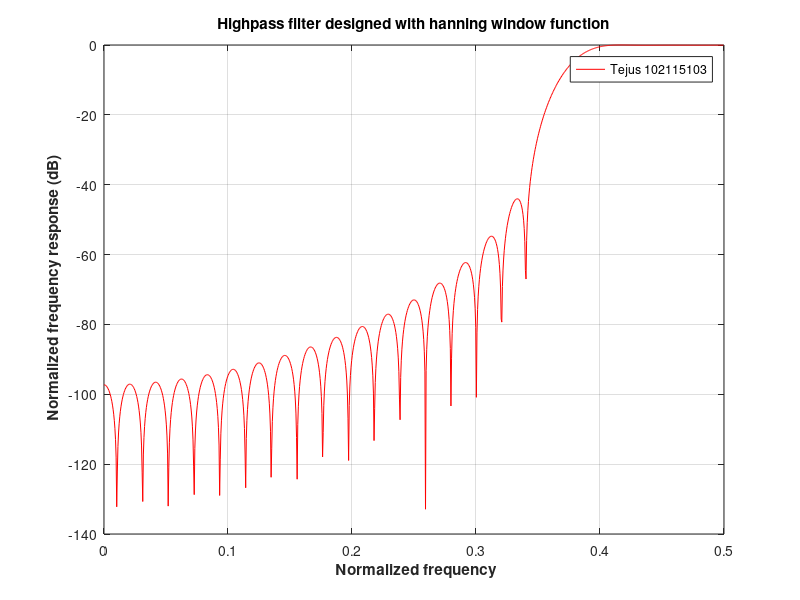

Source code (MATLAB):
clc
clear all
%% hamming window
wp=0.2*pi;
ws=0.3*pi;
wc=(ws+wp)/2;
dw=(ws-wp);
m=49;
n=linspace(0,m-1,m);
hd=zeros(1,length(n));
hd=sin(wc.*((n-(m-1)/2)))./((pi.*(n-((m-1)/2))));
hd(1,((m-1)/2)+1)=(wc/pi);
wi=0.54-0.46*cos(2*pi*n/(m-1));
h=hd.*wi;
hp=h.*(-1).^(n-((m-1)/2));
[H,w]=freqz(hp,1,1024);
wn=w./(2*pi);
hn=abs(H)./max(abs(H));
plot(wn,(20.*log10(hn)),'r');
grid
xlabel('\bf Normalized frequency')
ylabel('\bf Normalized frequency response (dB)')
title('\bf Highpass filter designed with hamming window function')
legend('Tejus 102115103')

%% hanning window
wi=0.5-0.5*cos(2*pi*n/(m-1));
h=hd.*wi;
hp=h.*(-1).^(n-(m-1)/2);
[H,w]=freqz(hp,1,1024);
wn=w./(2*pi);
hn=abs(H)./max(abs(H));
plot(wn,(20.*log10(hn)),'r');
grid
xlabel('\bf Normalized frequency')
ylabel('\bf Normalized frequency response (dB)')
title('\bf Highpass filter designed with hanning window function ')
legend('Tejus 102115103')